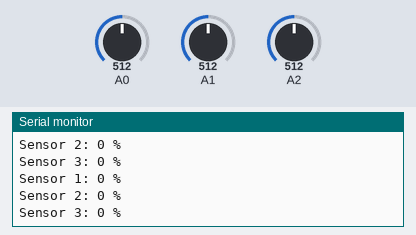
Simulated run of this sketch. Board: Arduino Uno, built with avr-gcc and run on an emulated ATmega328P. Shown: the last lines printed to the serial monitor. The test bench sets the inputs (shaded band); at power-on: A0 = 512, A1 = 512, A2 = 512.

Above: at 1.3 s.
1.4 s: A0 set to 306
At 1.83 s:
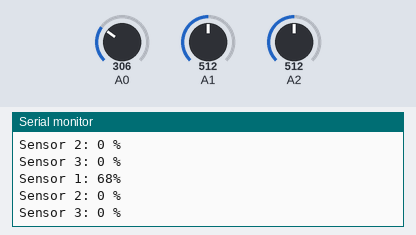
3.5 s: A1 set to 306
At 3.83 s:
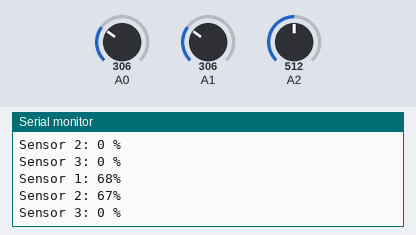
5.0 s: A2 set to 484
At 5.33 s:
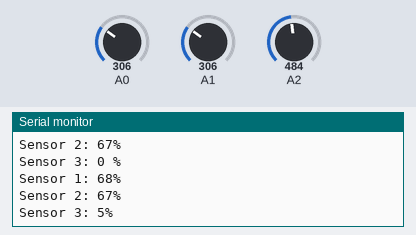
6.5 s: A2 set to 306
At 6.84 s:
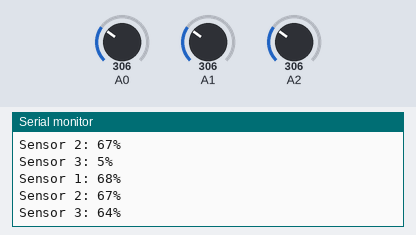
8.0 s: A0 set to 122
At 8.34 s:
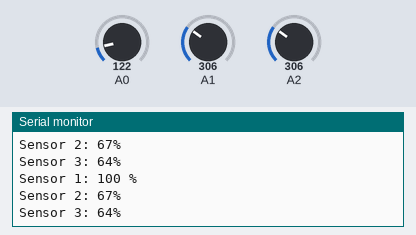
9.5 s: A1 set to 122
At 9.85 s:
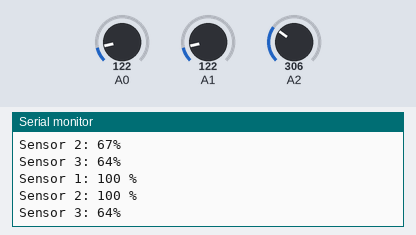
Timing chart, 0 to 12.5 s (numbered marks = the images above; inputs shaded):
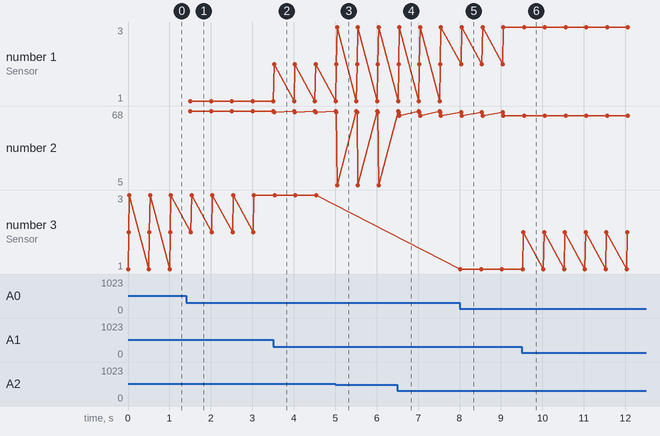

Measured:
- the behaviour switches between 498 and 497 on A2 (found by bisection; images 2 and 3)
- after the input at 1.4 s, the serial monitor: prints a new line after 0.10 s (image 1)
- after the input at 3.5 s, the serial monitor: prints a new line at once (image 2)
- after the input at 5.0 s, the serial monitor: prints a new line at once (image 3)
- after the input at 6.5 s, the serial monitor: prints a new line after 0.05 s (image 4)
- after the input at 8.0 s, the serial monitor: prints a new line at once (image 5)
- after the input at 9.5 s, the serial monitor: prints a new line at once (image 6)
- plotted number 2: 68 → 67 after the input at 3.5 s, 67 → 5 after the input at 5.0 s, 5 → 64 after the input at 6.5 s

The sketch:

Scriptsensor.ino
```cpp
#include <Wire.h>

const int sensorCount = 3;  // Number of sensors
int AirValue[sensorCount] = {501, 494, 500};  // Replace with appropriate values for each sensor
int WaterValue[sensorCount] = {217, 216, 200}; // Replace with appropriate values for each sensor

int soilMoistureValue[sensorCount] = {0};
int soilMoisturePercent[sensorCount] = {0};

void setup() {
  Serial.begin(9600); // Open serial port, set the baud rate to 9600 bps
  Wire.begin(8);      // Start I2C communication as a slave with address 8
  Wire.onRequest(sendData); // Register callback for I2C request
}

void loop() {
  // Read sensor values and calculate percentages for each sensor
  for (int i = 0; i < sensorCount; i++) {
    soilMoistureValue[i] = analogRead(A0 + i);
    soilMoisturePercent[i] = map(soilMoistureValue[i], AirValue[i], WaterValue[i], 0, 100);
  }

  // Output data to serial monitor for debugging
  for (int i = 0; i < sensorCount; i++) {
    Serial.print("Sensor ");
    Serial.print(i + 1);
    Serial.print(": ");
    if (soilMoisturePercent[i] >= 100) {
      Serial.println("100 %");
    } else if (soilMoisturePercent[i] <= 0) {
      Serial.println("0 %");
    } else {
      Serial.print(soilMoisturePercent[i]);
      Serial.println("%");
    }
  }

  delay(500); // Update sensor data every 500ms
}

// Callback function to send data over I2C when requested
void sendData() {
  for (int i = 0; i < sensorCount; i++) {
    byte data[2];
    data[0] = soilMoisturePercent[i] >> 8; // MSB
    data[1] = soilMoisturePercent[i] & 0xFF; // LSB
    Wire.write(data, 2);
  }
}
```
